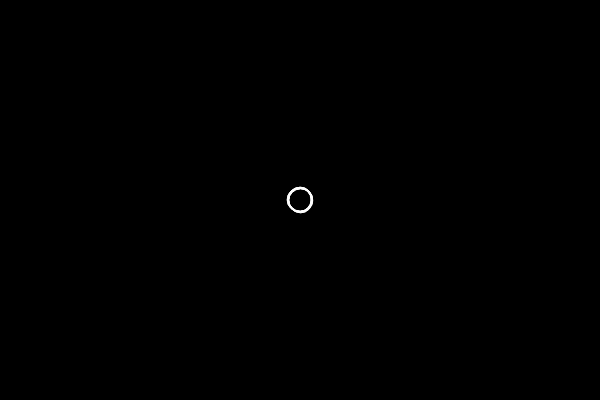
Frame 1 (no input)
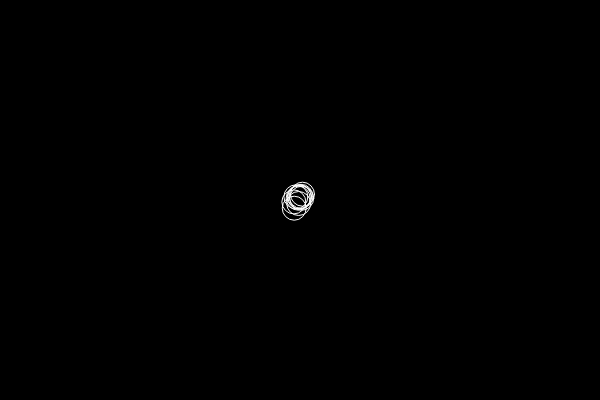
Frame 60 (no input)
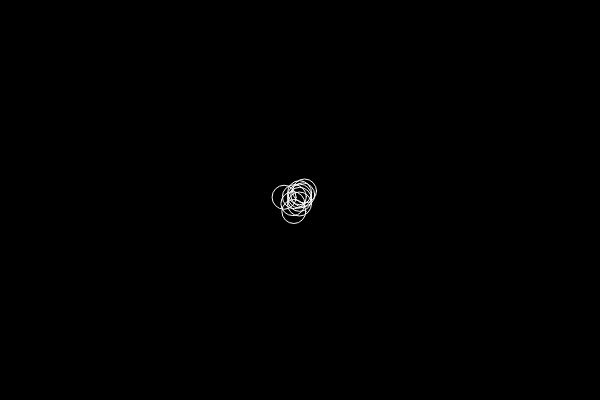
Frame 120 (the mouse pressed at the canvas centre since frame 60)

The p5.js sketch that drew these frames (run headless with seeded random() and noise() and a simulated clock; from frame 60 on, the mouse is pressed at the canvas centre):

// p5.js sketch
// ── sketch.js
var bubbles = [];

function setup() {
  createCanvas(600, 400);
  for (var i = 0; i < 10; i++) {
    bubbles[i] = {
      x: 300, 
      y: 200,
      display: function () {
        stroke(255);
        noFill();
        ellipse(this.x, this.y, 24, 24);
      },
      move: function() {
        this.x = this.x + random(-1, 1);
        this.y = this.y + random(-1, 1);
      }
    }
  }
}

function draw() {
  background(0);
  for (var i = 0; i < bubbles.length; i++)   {
    bubbles[i].move();
    bubbles[i].display();
  }

}
